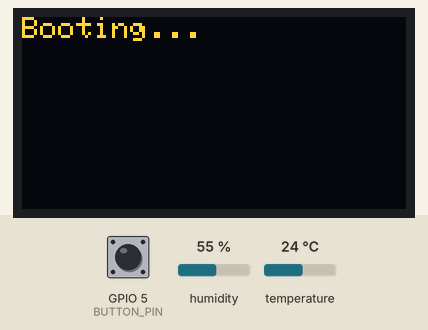
Simulated run of this program. Board: ESP32. Shown: 128×64 one-colour display. Inputs (shaded band) come from the test bench; at power-on: humidity 55 %, temperature 24 °C, GPIO 5 (BUTTON_PIN) HIGH. The OLED is the two-colour kind (top 16 rows yellow); WiFi joins after 1.5 s; servers stay silent unless stated; what the program prints to the serial monitor is not drawn.

Above: at 1.1 s.
At 8.5 s:
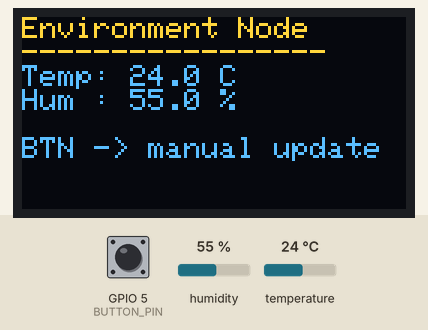
8.6 s: humidity set to 22 %
At 13.3 s:
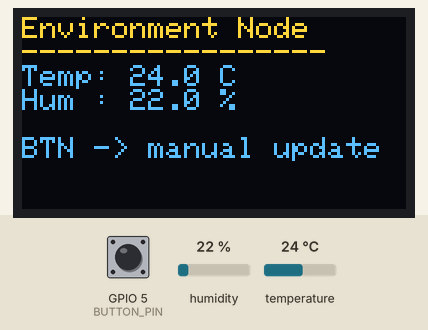
14.4 s: temperature set to 12 °C
At 18.3 s:
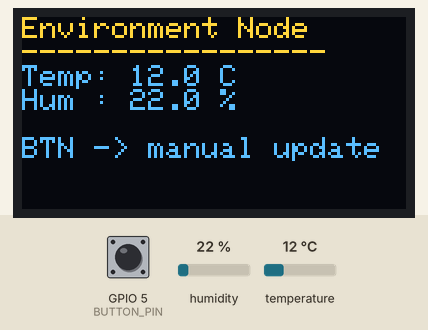
21.0 s: humidity set to 40 %
At 23.3 s:
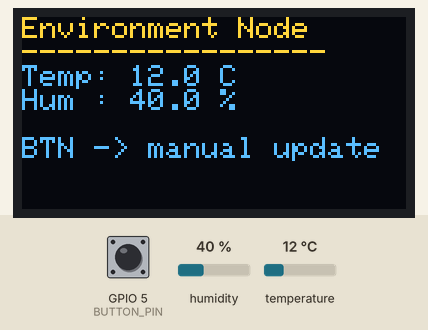
24.4 s: temperature set to 19 °C
Timing chart, 0 to 27.4 s (numbered marks = the images above; inputs shaded):
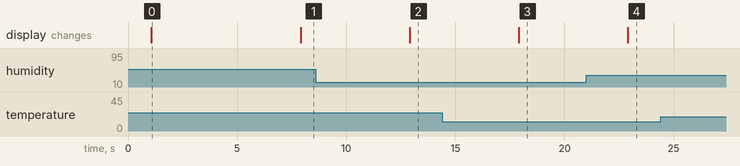

The program:

main.cpp
```cpp
/****************************************************
 * ESP32 + DHT22 + SSD1306 OLED + Button + Blynk
 * Pins (from Wokwi diagram):
 *   DHT22 data -> GPIO23
 *   OLED SDA   -> GPIO21
 *   OLED SCL   -> GPIO22
 *   Button     -> GPIO5 (active LOW, uses INPUT_PULLUP)
 ****************************************************/
#define BLYNK_TEMPLATE_ID "TMPL6WbkgnwiA"
#define BLYNK_TEMPLATE_NAME "DHT BY SAJAL 1089"
#define BLYNK_AUTH_TOKEN "Yj_4orjAOqAlAi8QuBCAPQOfDHInpObq" // <-- from Blynk device_hLmtVUUWlhtBanXKpviBJt0D_zIBJsA

#define BLYNK_PRINT Serial

#include <Arduino.h>
#include <WiFi.h>
#include <WiFiClient.h>
#include <BlynkSimpleEsp32.h>

#include <Wire.h>
#include <Adafruit_GFX.h>
#include <Adafruit_SSD1306.h>

#include "DHT.h"

// ------------ WiFi credentials (for wokwi) ------------
char ssid[] = "NTU FSD";
char pass[] = "";

// ------------ Pins (match your Wokwi diagram) ------------
#define DHTPIN   23
#define DHTTYPE  DHT11

#define BUTTON_PIN 5   // pushbutton, one side to GPIO5, other to GND

// ------------ OLED settings ------------
#define SCREEN_WIDTH  128
#define SCREEN_HEIGHT 64
#define OLED_RESET    -1  // no reset pin

Adafruit_SSD1306 display(SCREEN_WIDTH, SCREEN_HEIGHT, &Wire, OLED_RESET);
DHT dht(DHTPIN, DHTTYPE);

BlynkTimer timer;

// For simple button edge detection
int lastButtonState = HIGH;

// Forward declaration
void readAndDisplayAndSend();

// Optional: send periodically to Blynk (even without button)
void periodicSend() {
  readAndDisplayAndSend();
}

void setup() {
  Serial.begin(115200);
  delay(1000);
  Serial.println();
  Serial.println("ESP32 DHT22 + OLED + Blynk starting...");

  // Button input with internal pull-up
  pinMode(BUTTON_PIN, INPUT_PULLUP);

  // I2C + OLED
  Wire.begin(21, 22);  // SDA, SCL (as per diagram)
  if (!display.begin(SSD1306_SWITCHCAPVCC, 0x3C)) {
    Serial.println("SSD1306 allocation failed");
    for (;;); // halt if OLED not found
  }
  display.clearDisplay();
  display.setTextSize(1);
  display.setTextColor(SSD1306_WHITE);
  display.setCursor(0, 0);
  display.println("Booting...");
  display.display();

  // DHT sensor
  dht.begin();

  // Blynk (for real hardware WiFi)
  Serial.println("Connecting to Blynk...");
  Blynk.begin(BLYNK_AUTH_TOKEN, ssid, pass);
  // For Wokwi, WiFi is simulated via wokwi.toml [net] config

  // Periodic send every 5 seconds (optional)
  timer.setInterval(5000L, periodicSend);
}

// Reads DHT22, updates OLED and sends to Blynk
void readAndDisplayAndSend() {
  float h = dht.readHumidity();
  float t = dht.readTemperature(); // Celsius

  if (isnan(h) || isnan(t)) {
    Serial.println("Failed to read from DHT sensor!");
    display.clearDisplay();
    display.setCursor(0, 0);
    display.println("DHT Error!");
    display.display();
    return;
  }

  Serial.print("Temp: ");
  Serial.print(t);
  Serial.print(" *C, Hum: ");
  Serial.print(h);
  Serial.println(" %");

  // --- Update OLED ---
  display.clearDisplay();
  display.setCursor(0, 0);
  display.println("Environment Node");
  display.println("-----------------");
  display.print("Temp: ");
  display.print(t, 1);
  display.println(" C");
  display.print("Hum : ");
  display.print(h, 1);
  display.println(" %");
  display.println();
  display.println("BTN -> manual update");
  display.display();

  // --- Send to Blynk (Virtual Pins) ---
  // Map: V0 = Temp, V1 = Humidity
  Blynk.virtualWrite(V0, t);
  Blynk.virtualWrite(V1, h);
}

void loop() {
  Blynk.run();
  timer.run();

  // Simple button edge detection (active LOW)
  int currentState = digitalRead(BUTTON_PIN);
  if (lastButtonState == HIGH && currentState == LOW) {
    // Falling edge -> button pressed
    Serial.println("Button pressed: manual DHT read");
    readAndDisplayAndSend();
  }
  lastButtonState = currentState;
}
```

Measured:
- after the input at 8.6 s, the display: changes after 4.3 s (image 2)
- after the input at 14.4 s, the display: changes after 3.5 s (image 3)
- after the input at 21.0 s, the display: changes after 1.9 s (image 4)
- what the display in image 0 shows lasts 6.8 s, from 1.1 s to 7.9 s
